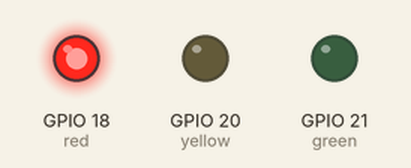
Recording of a program running on a simulated Raspberry Pi (BCM pin numbers). On the bench: output pins drawn as LEDs (lit = HIGH).

Above: at 1.5 s.
At 3.1 s:
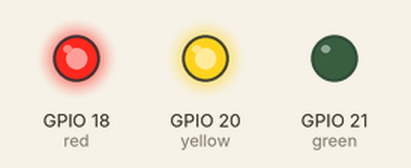
At 3.35 s:
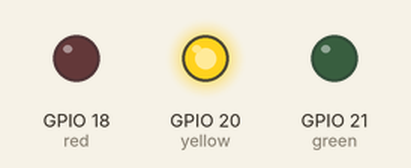
At 3.55 s:
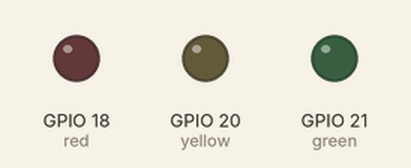
At 5.6 s:
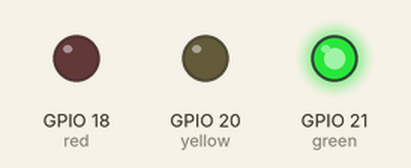
At 7.7 s:
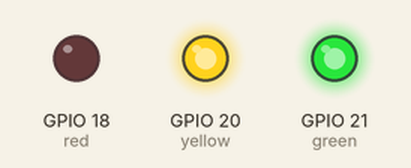
Timing chart, 0 to 12.0 s (numbered marks = the images above):
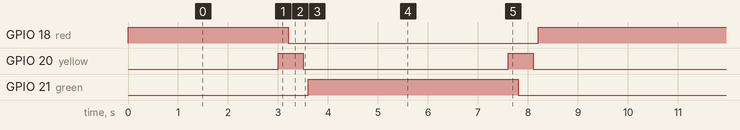

Measured:
- by itself, GPIO 18 (red): repeats every 9.2 s: LOW 5.0 s, HIGH 4.2 s
- by itself, GPIO 20 (yellow): alternates HIGH for 0.50 s and LOW for 4.1 s
- by itself, GPIO 21 (green): alternates HIGH for 4.2 s and LOW for 5.0 s

The program:

stoplight.py
```python
import RPi.GPIO as gpio
import time

gpio.setmode(gpio.BCM)

red = 18
yellow = 20
green = 21

gpio.setup(red, gpio.OUT, initial=0)
gpio.setup(yellow, gpio.OUT, initial=0)
gpio.setup(green, gpio.OUT, initial=0)

def red_to_green():
    gpio.output(red, 1)
    time.sleep(3)
    gpio.output(yellow, 1)
    time.sleep(0.2)
    gpio.output(red,0)
    time.sleep(0.3)
    gpio.output(yellow, 0)
    time.sleep(.1)
    gpio.output(green, 1)
    time.sleep(1)

def green_to_red():
    gpio.output(green, 1)
    time.sleep(3)
    gpio.output(yellow, 1)
    time.sleep(0.2)
    gpio.output(green,0)
    time.sleep(0.3)
    gpio.output(yellow, 0)
    time.sleep(.1)
    gpio.output(red, 1)
    time.sleep(1)

def main():
    try:
        while True:
            red_to_green()
            green_to_red()
        gpio.cleanup()

    except KeyboardInterrupt:
        gpio.cleanup()

    except RuntimeError:
        gpio.cleanup()

if __name__ == "__main__": main()
```
